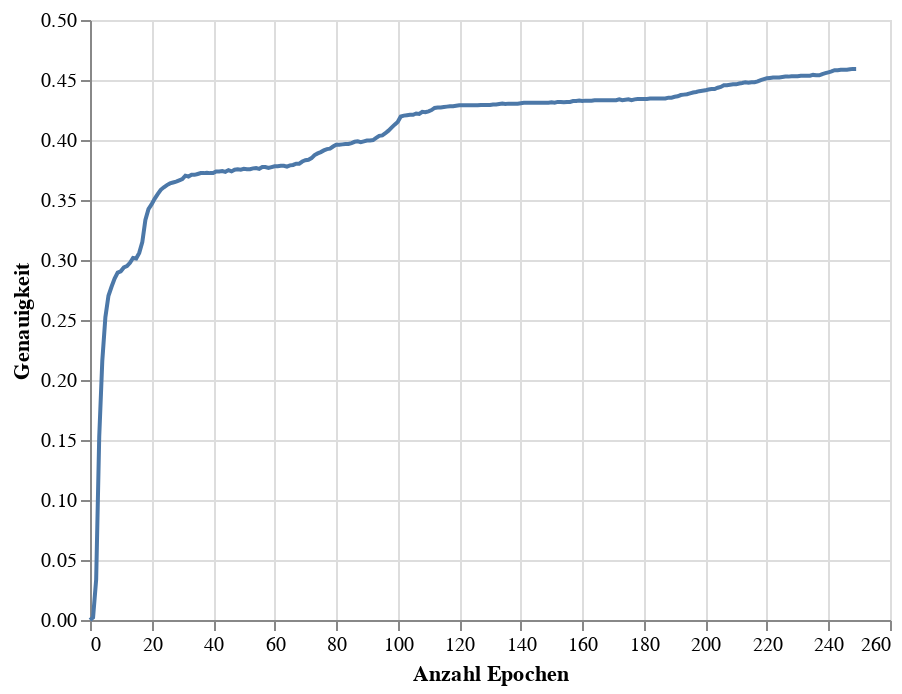

The cell this chart's notebook holds for it:
### Code cell
accuracy_chart = alt.Chart(accuracy_df).mark_line().encode(
    x=alt.X('Epoch',title = 'Anzahl Epochen'),
    y=alt.Y('Accuracy', title = 'Genauigkeit')
)
accuracy_chart

### Figure 1 — Vega-Lite specification as saved in the notebook (floating-point values rounded to 4 significant figures; data arrays with more than 128 entries replaced by an {"elided": "..."} marker saying what was removed)
{"config": {"view": {"continuousWidth": 400, "continuousHeight": 300}}, "data": {"name": "data-33d85fd891e013e3152c1e32bab23ae4"}, "mark": "line", "encoding": {"x": {"field": "Epoch", "title": "Anzahl Epochen", "type": "quantitative"}, "y": {"field": "Accuracy", "title": "Genauigkeit", "type": "quantitative"}}, "$schema": "https://vega.github.io/schema/vega-lite/v4.17.0.json", "datasets": {"data-33d85fd891e013e3152c1e32bab23ae4": {"elided": "250 records"}}}
